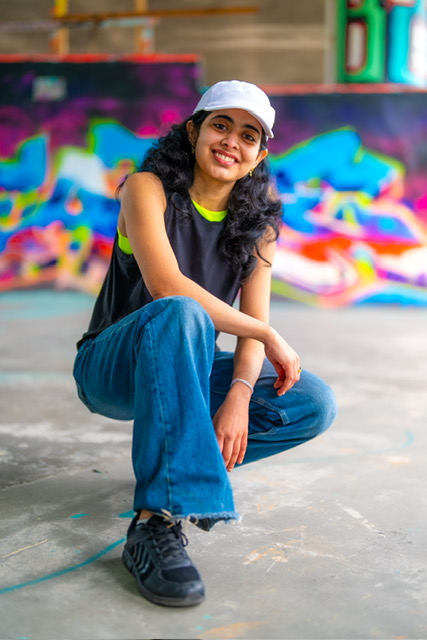
#> input picture assets/media/supriya.jpg, 427 x 640 px
$ python generate-poster.py
#> lines starting #> are read from the running program, lines starting #| are printed output that depends on the picture
#!/usr/bin/env python3
"""
GouMo Dance Chronicles - Instructor Poster Generator
Generates a premium 8x10 poster image matching the original design spec.
"""

from PIL import Image, ImageDraw, ImageFont, ImageFilter, ImageEnhance, ImageChops
from rembg import remove
import math
import random
import os

# ============================================================
# CONFIGURATION
# ============================================================

POSTER_W = 2400  # 8 inches at 300 DPI
POSTER_H = 3000  # 10 inches at 300 DPI
SAFE_MARGIN = 75  # 0.25 inch safe zone

# Paths
BASE_DIR = os.path.dirname(os.path.abspath(__file__))
FONT_DIR = os.path.join(BASE_DIR, 'fonts')
MEDIA_DIR = os.path.join(BASE_DIR, '..', 'media')

PHOTO_PATH = os.path.join(MEDIA_DIR, 'supriya.jpg')
OUTPUT_PATH = os.path.join(BASE_DIR, 'supriya-poster.png')

# Colors
BLACK = (10, 10, 10)
DARK = (18, 18, 18)
CHARCOAL = (30, 30, 30)
WHITE = (255, 255, 255)
SILVER = (192, 192, 192)
LIGHT_SILVER = (220, 220, 220)
NEON_LIME = (184, 212, 0)
NEON_LIME_GLOW = (160, 190, 0)
GOLD = (255, 215, 0)
DARK_GOLD = (184, 134, 11)

# ============================================================
# HELPER FUNCTIONS
# ============================================================

# [13 lines left out: function create_radial_gradient, not called in this run]


def create_elliptical_gradient(size, center, rx, ry, color_center, color_edge):
    """Create an elliptical gradient image."""
    img = Image.new('RGBA', size, (0, 0, 0, 0))
    draw = ImageDraw.Draw(img)
    cx, cy = center
    steps = max(rx, ry)
    for i in range(steps, 0, -1):
        ratio = i / steps
        cur_rx = int(rx * ratio)
        cur_ry = int(ry * ratio)
        r = int(color_edge[0] + (color_center[0] - color_edge[0]) * (1 - ratio))
        g = int(color_edge[1] + (color_center[1] - color_edge[1]) * (1 - ratio))
        b = int(color_edge[2] + (color_center[2] - color_edge[2]) * (1 - ratio))
        a = int(color_edge[3] + (color_center[3] - color_edge[3]) * (1 - ratio))
        draw.ellipse([cx - cur_rx, cy - cur_ry, cx + cur_rx, cy + cur_ry], fill=(r, g, b, a))
    return img


# [17 lines left out: function create_vignette_mask, not called in this run]


def add_noise_texture(img, opacity=15):
    """Add subtle noise texture to an image."""
    w, h = img.size
    noise = Image.new('RGBA', (w, h), (0, 0, 0, 0))
    random.seed(42)  # Consistent noise
    pixels = noise.load()
    for y in range(0, h, 2):
        for x in range(0, w, 2):
            v = random.randint(0, 40)
            a = random.randint(0, opacity)
            pixels[x, y] = (v, v, v, a)
            if x + 1 < w:
                pixels[x + 1, y] = (v, v, v, a)
            if y + 1 < h:
                pixels[x, y + 1] = (v, v, v, a)
                if x + 1 < w:
                    pixels[x + 1, y + 1] = (v, v, v, a)
    return Image.alpha_composite(img.convert('RGBA'), noise)


# [49 lines left out: functions draw_text_with_shadow, draw_paint_splatters, draw_crown, not called in this run]


# ============================================================
# MAIN POSTER GENERATION
# ============================================================

def generate_poster():
    print("🎨 Generating GouMo Dance Chronicles Instructor Poster...")

    # Load fonts
    try:
        font_goumo = ImageFont.truetype(os.path.join(FONT_DIR, 'BlackOpsOne.ttf'), 160)
        font_subtitle = ImageFont.truetype(os.path.join(FONT_DIR, 'BebasNeue.ttf'), 68)
        font_badge = ImageFont.truetype(os.path.join(FONT_DIR, 'BebasNeue.ttf'), 48)
        font_name = ImageFont.truetype(os.path.join(FONT_DIR, 'PlayfairDisplay.ttf'), 220)
        font_instructor = ImageFont.truetype(os.path.join(FONT_DIR, 'PermanentMarker.ttf'), 155)
        font_watermark = ImageFont.truetype(os.path.join(FONT_DIR, 'PermanentMarker.ttf'), 500)
        font_watermark_sub = ImageFont.truetype(os.path.join(FONT_DIR, 'PermanentMarker.ttf'), 160)
    except Exception as e:
        print(f"Font loading error: {e}")
        return

    # ---- STEP 1: Create dark background ----
    print("  → Building background...")
    poster = Image.new('RGBA', (POSTER_W, POSTER_H), BLACK + (255,))
    draw = ImageDraw.Draw(poster)

    # Subtle dark gradient from center
    bg_glow = create_elliptical_gradient(
        (POSTER_W, POSTER_H),
        (POSTER_W // 2, int(POSTER_H * 0.35)),
        900, 1100,
        CHARCOAL + (255,),
        BLACK + (255,)
    )
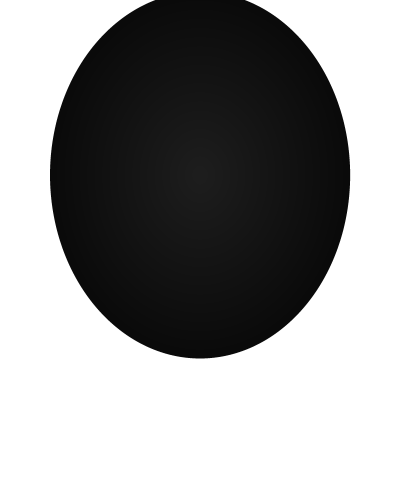
#> bg_glow: PIL image 2400x3000 RGBA (shown at 1/6 size); mean R, G, B, A 7, 7, 7, 109.6; transparent parts drawn white
    poster = Image.alpha_composite(poster, bg_glow)

    # ---- STEP 2: Add concrete/wall texture ----
    print("  → Adding wall texture...")
    texture = Image.new('RGBA', (POSTER_W, POSTER_H), (0, 0, 0, 0))
    tex_draw = ImageDraw.Draw(texture)
    random.seed(123)
    for _ in range(50000):
        x = random.randint(0, POSTER_W - 1)
        y = random.randint(0, POSTER_H - 1)
        v = random.randint(20, 50)
        a = random.randint(5, 25)
        size = random.randint(1, 3)
        tex_draw.rectangle([x, y, x + size, y + size], fill=(v, v, v, a))
    poster = Image.alpha_composite(poster, texture)

    # ---- STEP 3: Graffiti watermark ----
    print("  → Painting graffiti watermark...")
    watermark_layer = Image.new('RGBA', (POSTER_W, POSTER_H), (0, 0, 0, 0))
    wm_draw = ImageDraw.Draw(watermark_layer)

    # Main "GouMo" watermark - large
    wm_draw.text((POSTER_W // 2, 650), 'GouMo', font=font_watermark,
                 fill=(255, 255, 255, 18), anchor='mm')

    # "Dance Chronicles" sub-watermark
    wm_draw.text((POSTER_W // 2, 920), 'Dance Chronicles', font=font_watermark_sub,
                 fill=(255, 255, 255, 10), anchor='mm')

    # Second ghost watermark layer (rotated feel)
    wm_draw.text((POSTER_W // 2 - 30, 800), 'GouMo',
                 font=ImageFont.truetype(os.path.join(FONT_DIR, 'PermanentMarker.ttf'), 350),
                 fill=(255, 255, 255, 8), anchor='mm')

    poster = Image.alpha_composite(poster, watermark_layer)

    # ---- STEP 4: Brush strokes ----
    print("  → Adding brush strokes...")
    brush_layer = Image.new('RGBA', (POSTER_W, POSTER_H), (0, 0, 0, 0))
    brush_draw = ImageDraw.Draw(brush_layer)
    random.seed(456)
    for _ in range(15):
        y = random.randint(200, POSTER_H - 200)
        x_start = random.randint(-100, 500)
        length = random.randint(300, 800)
        thickness = random.randint(3, 10)
        alpha = random.randint(3, 12)
        brush_draw.line([(x_start, y), (x_start + length, y + random.randint(-30, 30))],
                       fill=(255, 255, 255, alpha), width=thickness)
    poster = Image.alpha_composite(poster, brush_layer)

    # ---- STEP 5: Spotlights ----
    print("  → Adding cinematic lighting...")
    # Top-left warm spotlight
    spotlight_l = create_elliptical_gradient(
        (POSTER_W, POSTER_H),
        (300, 0),
        800, 800,
        (255, 230, 180, 22),
        (0, 0, 0, 0)
    )
    poster = Image.alpha_composite(poster, spotlight_l)

    # Top-right warm spotlight
    spotlight_r = create_elliptical_gradient(
        (POSTER_W, POSTER_H),
        (POSTER_W - 300, 0),
        800, 800,
        (255, 230, 180, 18),
        (0, 0, 0, 0)
    )
    poster = Image.alpha_composite(poster, spotlight_r)

    # Ambient glow behind subject (subtle neon lime)
    subject_glow = create_elliptical_gradient(
        (POSTER_W, POSTER_H),
        (POSTER_W // 2, 1100),
        700, 800,
        (NEON_LIME[0], NEON_LIME[1], NEON_LIME[2], 16),
        (0, 0, 0, 0)
    )
    poster = Image.alpha_composite(poster, subject_glow)

    # ---- STEP 6: Load and process portrait photo ----
    print("  → Processing portrait...")
    print("    ↳ Removing background (this may take a moment)...")

    # Load original photo
    photo_original = Image.open(PHOTO_PATH).convert('RGBA')

    # Remove background using rembg AI
    cutout_path = os.path.join(BASE_DIR, 'supriya-cutout.png')
    if os.path.exists(cutout_path):
        print("    ↳ Using cached cutout...")
        photo = Image.open(cutout_path).convert('RGBA')
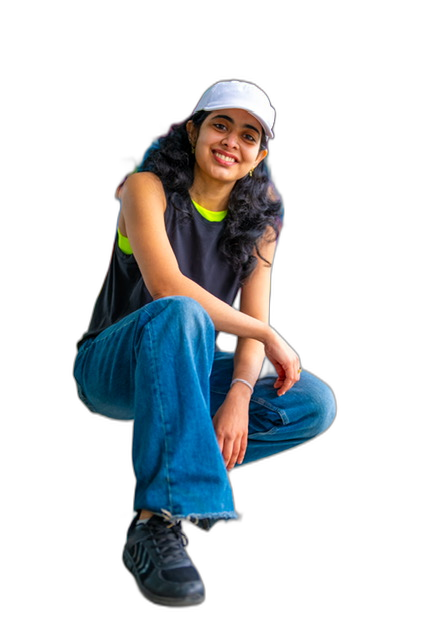
#> input picture assets/posters/supriya-cutout.png, 427 x 640 px
#> photo is the input picture: PIL image 427x640 RGBA; mean R, G, B, A 20.7, 24.5, 27.2, 68.6
    else:
        photo = remove(photo_original)
        photo.save(cutout_path, 'PNG')
        print("    ↳ Background removed and cached!")

    # Enhance the photo - increase contrast for cinematic feel
    # Work on RGB channels only, preserve alpha
    r, g, b, a = photo.split()
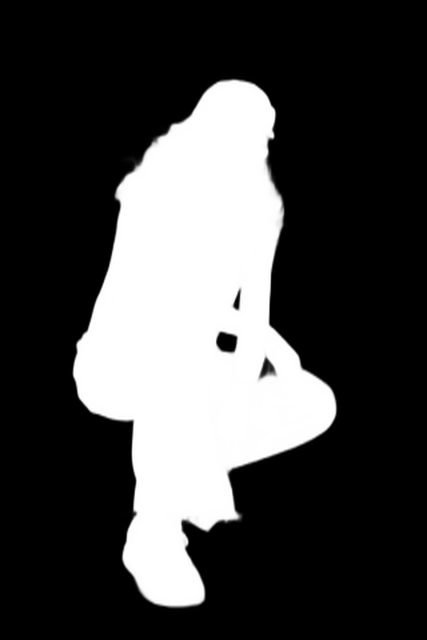
#> a: PIL image 427x640 L; min 0, max 255, mean 68.6
    photo_rgb = Image.merge('RGB', (r, g, b))
    enhancer = ImageEnhance.Contrast(photo_rgb)
    photo_rgb = enhancer.enhance(1.25)
    enhancer = ImageEnhance.Brightness(photo_rgb)
    photo_rgb = enhancer.enhance(1.0)
    enhancer = ImageEnhance.Color(photo_rgb)
    photo_rgb = enhancer.enhance(0.85)  # Slight desaturation for cinematic look
    r2, g2, b2 = photo_rgb.split()
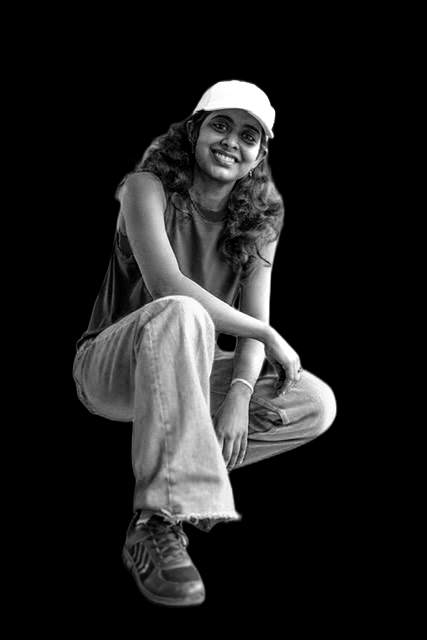
#> b2: PIL image 427x640 L; min 0, max 255, mean 31.1
    photo = Image.merge('RGBA', (r2, g2, b2, a))

    # Resize photo to fit poster (55% of poster height)
    portrait_h = int(POSTER_H * 0.55)  # 1650px
    photo_ratio = photo.width / photo.height
    portrait_w = int(portrait_h * photo_ratio)

    # If too wide, constrain by width
    max_portrait_w = int(POSTER_W * 0.80)
    if portrait_w > max_portrait_w:
        portrait_w = max_portrait_w
        portrait_h = int(portrait_w / photo_ratio)

    photo = photo.resize((portrait_w, portrait_h), Image.LANCZOS)
#> photo: PIL image 1100x1650 RGBA

    # Soften the edges of the cutout slightly for natural blending
    alpha_channel = photo.split()[3]
    alpha_channel = alpha_channel.filter(ImageFilter.GaussianBlur(radius=2))
    photo.putalpha(alpha_channel)

    # Position photo on poster (centered)
    photo_x = (POSTER_W - portrait_w) // 2
    photo_y = 380

    # Composite the cutout onto the poster (preserves transparency)
    photo_layer = Image.new('RGBA', (POSTER_W, POSTER_H), (0, 0, 0, 0))
    photo_layer.paste(photo, (photo_x, photo_y), photo)
    poster = Image.alpha_composite(poster, photo_layer)

    # Add subtle shadow under the subject for grounding
    shadow_layer = Image.new('RGBA', (POSTER_W, POSTER_H), (0, 0, 0, 0))
    s_draw_shadow = ImageDraw.Draw(shadow_layer)
    shadow_cx = POSTER_W // 2
    shadow_cy = photo_y + portrait_h - 20
    for i in range(400, 0, -2):
        ratio = i / 400
        alpha = int(50 * (1 - ratio))
        rx = int(i * 1.2)
        ry = int(i * 0.25)
        s_draw_shadow.ellipse([shadow_cx - rx, shadow_cy - ry, shadow_cx + rx, shadow_cy + ry],
                             fill=(0, 0, 0, alpha))
    poster = Image.alpha_composite(poster, shadow_layer)

    # ---- STEP 7: Smoke / atmosphere at bottom ----
    print("  → Adding atmosphere...")
    smoke = Image.new('RGBA', (POSTER_W, POSTER_H), (0, 0, 0, 0))
    smoke_glow1 = create_elliptical_gradient(
        (POSTER_W, POSTER_H),
        (600, 1800),
        500, 300,
        (40, 40, 40, 40),
        (0, 0, 0, 0)
    )
    smoke_glow2 = create_elliptical_gradient(
        (POSTER_W, POSTER_H),
        (1800, 1700),
        400, 250,
        (35, 35, 35, 35),
        (0, 0, 0, 0)
    )
    poster = Image.alpha_composite(poster, smoke_glow1)
    poster = Image.alpha_composite(poster, smoke_glow2)

    # ---- STEP 8: Dark gradient at bottom for text area ----
    print("  → Building text area...")
    bottom_grad = Image.new('RGBA', (POSTER_W, 1000), (0, 0, 0, 0))
#> bottom_grad: PIL image 2400x1000 RGBA; every value is 0
    for y in range(1000):
        ratio = y / 1000
        alpha = int(255 * (ratio ** 1.5))
        for x in range(POSTER_W):
            bottom_grad.putpixel((x, y), (BLACK[0], BLACK[1], BLACK[2], alpha))
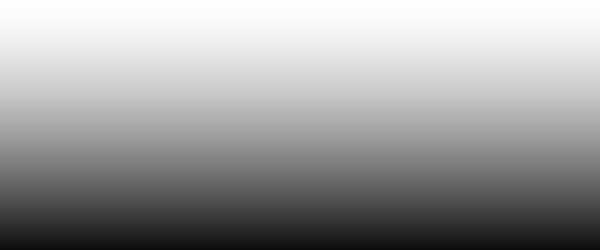
#> bottom_grad: PIL image 2400x1000 RGBA (shown at 1/4 size); mean R, G, B, A 10, 10, 10, 101.4; transparent parts drawn white
    poster.paste(Image.alpha_composite(
        Image.new('RGBA', (POSTER_W, 1000), (0, 0, 0, 0)), bottom_grad
    ), (0, POSTER_H - 1000), bottom_grad)

    # Solid dark at very bottom
    solid_bottom = Image.new('RGBA', (POSTER_W, 400), BLACK + (250,))
    poster = Image.alpha_composite(poster, Image.new('RGBA', (POSTER_W, POSTER_H), (0, 0, 0, 0)))
    bottom_overlay = Image.new('RGBA', (POSTER_W, POSTER_H), (0, 0, 0, 0))
    bottom_overlay.paste(solid_bottom, (0, POSTER_H - 400))
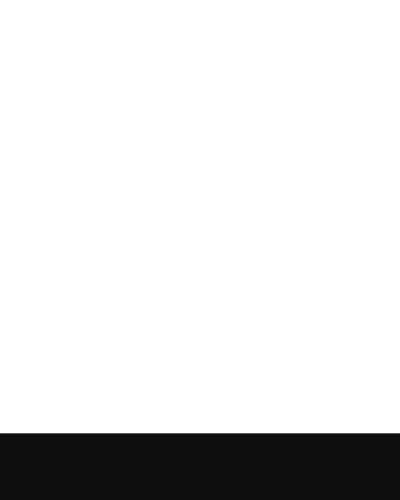
#> bottom_overlay: PIL image 2400x3000 RGBA (shown at 1/6 size); mean R, G, B, A 1.3, 1.3, 1.3, 33.3; transparent parts drawn white
    poster = Image.alpha_composite(poster, bottom_overlay)
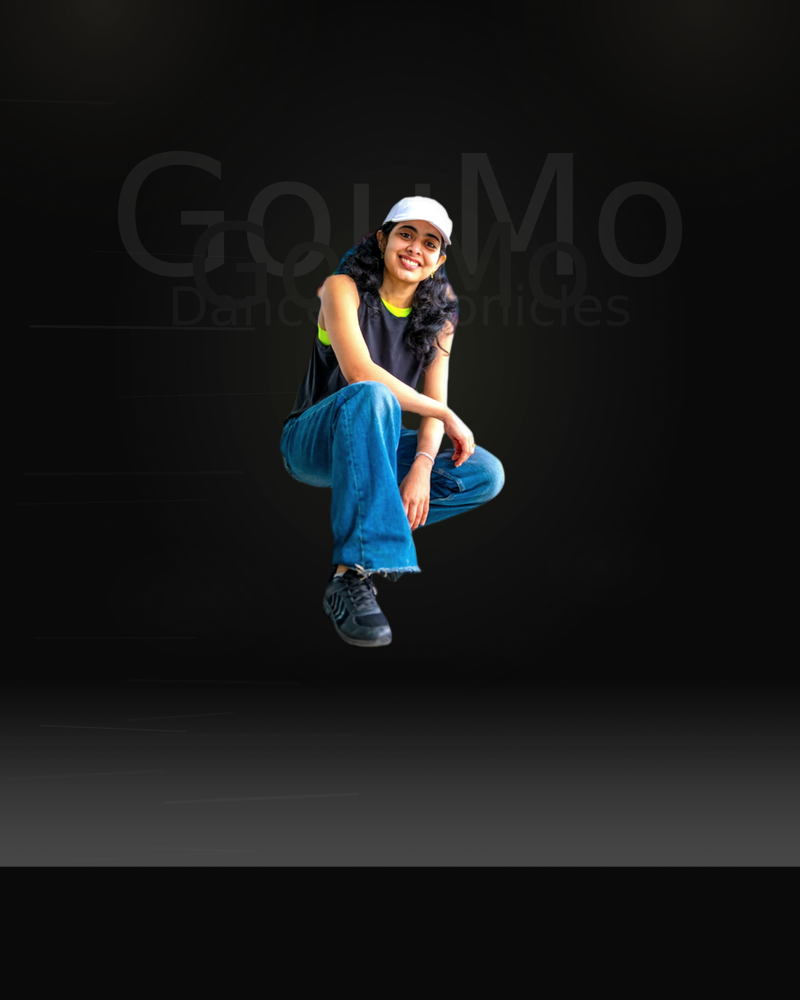
#> poster: PIL image 2400x3000 RGBA (shown at 1/3 size); mean R, G, B, A 18.3, 19.4, 19.7, 248.2; transparent parts drawn white

    # ---- STEP 9: Add noise texture ----
    print("  → Adding grain texture...")
    poster = add_noise_texture(poster, opacity=12)

    # ---- STEP 10: Light particles ----
    print("  → Sprinkling light particles...")
    particle_layer = Image.new('RGBA', (POSTER_W, POSTER_H), (0, 0, 0, 0))
    p_draw = ImageDraw.Draw(particle_layer)
    random.seed(789)
    for _ in range(30):
        x = random.randint(100, POSTER_W - 100)
        y = random.randint(100, int(POSTER_H * 0.6))
        r = random.randint(2, 5)
        a = random.randint(30, 90)
        p_draw.ellipse([x - r, y - r, x + r, y + r], fill=(255, 255, 255, a))
    poster = Image.alpha_composite(poster, particle_layer)

    # ---- STEP 11: GouMo Logo at top ----
    print("  → Rendering GouMo branding...")
    text_layer = Image.new('RGBA', (POSTER_W, POSTER_H), (0, 0, 0, 0))
    t_draw = ImageDraw.Draw(text_layer)

    logo_center_x = POSTER_W // 2
    logo_top_y = SAFE_MARGIN + 40

    # GM Badge circle
    badge_y = logo_top_y + 55
    badge_r = 55
    # Dark circle with silver border
    t_draw.ellipse([logo_center_x - badge_r, badge_y - badge_r,
                    logo_center_x + badge_r, badge_y + badge_r],
                   fill=(25, 25, 25, 240), outline=SILVER + (200,), width=4)
    # GM text
    t_draw.text((logo_center_x, badge_y), 'GM', font=font_badge,
               fill=LIGHT_SILVER + (220,), anchor='mm')

    # "GouMo" title - chrome/silver effect
    goumo_y = badge_y + badge_r + 85
    # Shadow
    t_draw.text((logo_center_x + 4, goumo_y + 4), 'GouMo', font=font_goumo,
               fill=(0, 0, 0, 180), anchor='mm')
    # Main text (silver gradient simulated with white)
    t_draw.text((logo_center_x, goumo_y), 'GouMo', font=font_goumo,
               fill=WHITE + (240,), anchor='mm')
    # Slight highlight pass
    t_draw.text((logo_center_x - 1, goumo_y - 1), 'GouMo', font=font_goumo,
               fill=(240, 240, 245, 40), anchor='mm')

    # "DANCE CHRONICLES" subtitle
    subtitle_y = goumo_y + 75
    t_draw.text((logo_center_x + 3, subtitle_y + 3), 'DANCE CHRONICLES', font=font_subtitle,
               fill=(0, 0, 0, 150), anchor='mm')
    t_draw.text((logo_center_x, subtitle_y), 'DANCE CHRONICLES', font=font_subtitle,
               fill=SILVER + (200,), anchor='mm')

    poster = Image.alpha_composite(poster, text_layer)

    # ---- STEP 12: Instructor Name ----
    print("  → Adding instructor name...")
    name_layer = Image.new('RGBA', (POSTER_W, POSTER_H), (0, 0, 0, 0))
    n_draw = ImageDraw.Draw(name_layer)

    name_y = POSTER_H - 500

    # Shadow
    n_draw.text((logo_center_x + 6, name_y + 8), 'SUPRIYA', font=font_name,
               fill=(0, 0, 0, 200), anchor='mm')
    # Outer glow
    n_draw.text((logo_center_x, name_y), 'SUPRIYA', font=font_name,
               fill=(0, 0, 0, 100), anchor='mm')
    # Main text - white with slight metallic
    n_draw.text((logo_center_x, name_y), 'SUPRIYA', font=font_name,
               fill=WHITE + (245,), anchor='mm')
    # Subtle top highlight
    n_draw.text((logo_center_x, name_y - 1), 'SUPRIYA', font=font_name,
               fill=(245, 245, 250, 30), anchor='mm')

    poster = Image.alpha_composite(poster, name_layer)

    # ---- STEP 13: Gold Crown ----
    print("  → Adding gold crown...")
    crown_layer = Image.new('RGBA', (POSTER_W, POSTER_H), (0, 0, 0, 0))
    c_draw = ImageDraw.Draw(crown_layer)

    crown_y = name_y + 60
    draw_crown(c_draw, logo_center_x, crown_y, width=90, height=55)

    poster = Image.alpha_composite(poster, crown_layer)

    # ---- STEP 14: INSTRUCTOR title (graffiti brush) ----
    print("  → Painting INSTRUCTOR title...")
    inst_layer = Image.new('RGBA', (POSTER_W, POSTER_H), (0, 0, 0, 0))
    i_draw = ImageDraw.Draw(inst_layer)

    inst_y = POSTER_H - SAFE_MARGIN - 160

    # Dark shadow
    i_draw.text((logo_center_x + 5, inst_y + 6), 'INSTRUCTOR', font=font_instructor,
               fill=(0, 0, 0, 220), anchor='mm')
    # Neon glow (spread)
    for offset in [(0, 0), (-2, 0), (2, 0), (0, -2), (0, 2)]:
        i_draw.text((logo_center_x + offset[0], inst_y + offset[1]), 'INSTRUCTOR',
                   font=font_instructor, fill=(NEON_LIME[0], NEON_LIME[1], NEON_LIME[2], 30), anchor='mm')
    # Main neon lime text
    i_draw.text((logo_center_x, inst_y), 'INSTRUCTOR', font=font_instructor,
               fill=NEON_LIME + (255,), anchor='mm')

    poster = Image.alpha_composite(poster, inst_layer)

    # ---- STEP 15: Paint splatters ----
    print("  → Adding paint splatters...")
    splatter_layer = Image.new('RGBA', (POSTER_W, POSTER_H), (0, 0, 0, 0))
    s_draw = ImageDraw.Draw(splatter_layer)

    # Splatters around INSTRUCTOR text
    draw_paint_splatters(s_draw, 350, inst_y - 20, NEON_LIME, count=10, spread=80)
    draw_paint_splatters(s_draw, POSTER_W - 350, inst_y + 10, NEON_LIME, count=10, spread=80)
    draw_paint_splatters(s_draw, 500, inst_y + 60, NEON_LIME, count=6, spread=50)
    draw_paint_splatters(s_draw, POSTER_W - 500, inst_y - 40, NEON_LIME, count=6, spread=50)

    # Subtle splatters in mid area
    draw_paint_splatters(s_draw, 300, 1400, NEON_LIME, count=4, spread=40)
    draw_paint_splatters(s_draw, POSTER_W - 350, 900, NEON_LIME, count=4, spread=40)

    poster = Image.alpha_composite(poster, splatter_layer)

    # ---- STEP 16: Final neon glow behind INSTRUCTOR ----
    glow_layer = Image.new('RGBA', (POSTER_W, POSTER_H), (0, 0, 0, 0))
    glow = create_elliptical_gradient(
        (POSTER_W, POSTER_H),
        (POSTER_W // 2, inst_y),
        600, 120,
        (NEON_LIME[0], NEON_LIME[1], NEON_LIME[2], 25),
        (0, 0, 0, 0)
    )
    poster = Image.alpha_composite(poster, glow)

    # ---- SAVE ----
    print("  → Saving poster...")
    final = poster.convert('RGB')
    final.save(OUTPUT_PATH, 'PNG', dpi=(300, 300))

    # Also save JPEG for easier printing
    jpeg_path = OUTPUT_PATH.replace('.png', '.jpg')
    final.save(jpeg_path, 'JPEG', quality=95, dpi=(300, 300))

    print(f"\n✅ Poster saved!")
    print(f"   PNG: {OUTPUT_PATH}")
    print(f"   JPG: {jpeg_path}")
    print(f"   Size: {POSTER_W}x{POSTER_H}px (8×10\" at 300 DPI)")
    print(f"   Safe margin: {SAFE_MARGIN}px ({SAFE_MARGIN/300:.2f}\" from edges)")


if __name__ == '__main__':
#> (the run stopped early here; a loop or call above may not have finished)
